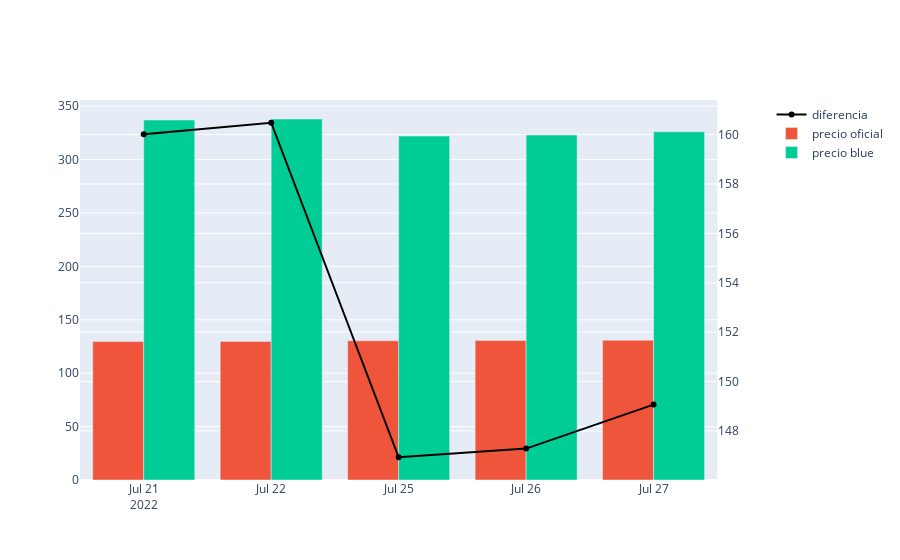

Write notebook code for a chart like this one.
### Code cell
fig = make_subplots(specs=[[{"secondary_y": True}]])
fig.add_trace(go.Scatter(x=Top5.fecha,y=Top5.diferencia,name='diferencia',line=dict(color='black',width=2)),secondary_y=True)
fig.add_trace(go.Bar(x=Top5.fecha,y=Top5.precio_oficial,name='precio oficial'),secondary_y=False)
fig.add_trace(go.Bar(x=Top5.fecha,y=Top5.precio_blue,name='precio blue'),secondary_y=False)
fig.update_xaxes(
    rangebreaks=[
        { 'pattern': 'day of week', 'bounds': [6, 1]}
    ]
)
fig.show()

### Figure 1 — Plotly figure (JSON) as saved in the notebook; plotly's stock layout.template omitted (floating-point values rounded to 4 significant figures)
{"data": [{"line": {"color": "black", "width": 2}, "name": "diferencia", "type": "scatter", "x": ["2022-07-21", "2022-07-22", "2022-07-25", "2022-07-26", "2022-07-27"], "xaxis": "x", "y": [160.0, 160.5, 146.9, 147.3, 149.1], "yaxis": "y2"}, {"name": "precio oficial", "type": "bar", "x": ["2022-07-21", "2022-07-22", "2022-07-25", "2022-07-26", "2022-07-27"], "xaxis": "x", "y": [129.6, 129.8, 130.4, 130.6, 130.9], "yaxis": "y"}, {"name": "precio blue", "type": "bar", "x": ["2022-07-21", "2022-07-22", "2022-07-25", "2022-07-26", "2022-07-27"], "xaxis": "x", "y": [337, 338, 322, 323, 326], "yaxis": "y"}], "layout": {"xaxis": {"anchor": "y", "domain": [0, 0.94], "rangebreaks": [{"bounds": [6, 1], "pattern": "day of week"}]}, "yaxis": {"anchor": "x", "domain": [0, 1]}, "yaxis2": {"anchor": "x", "overlaying": "y", "side": "right"}}}
